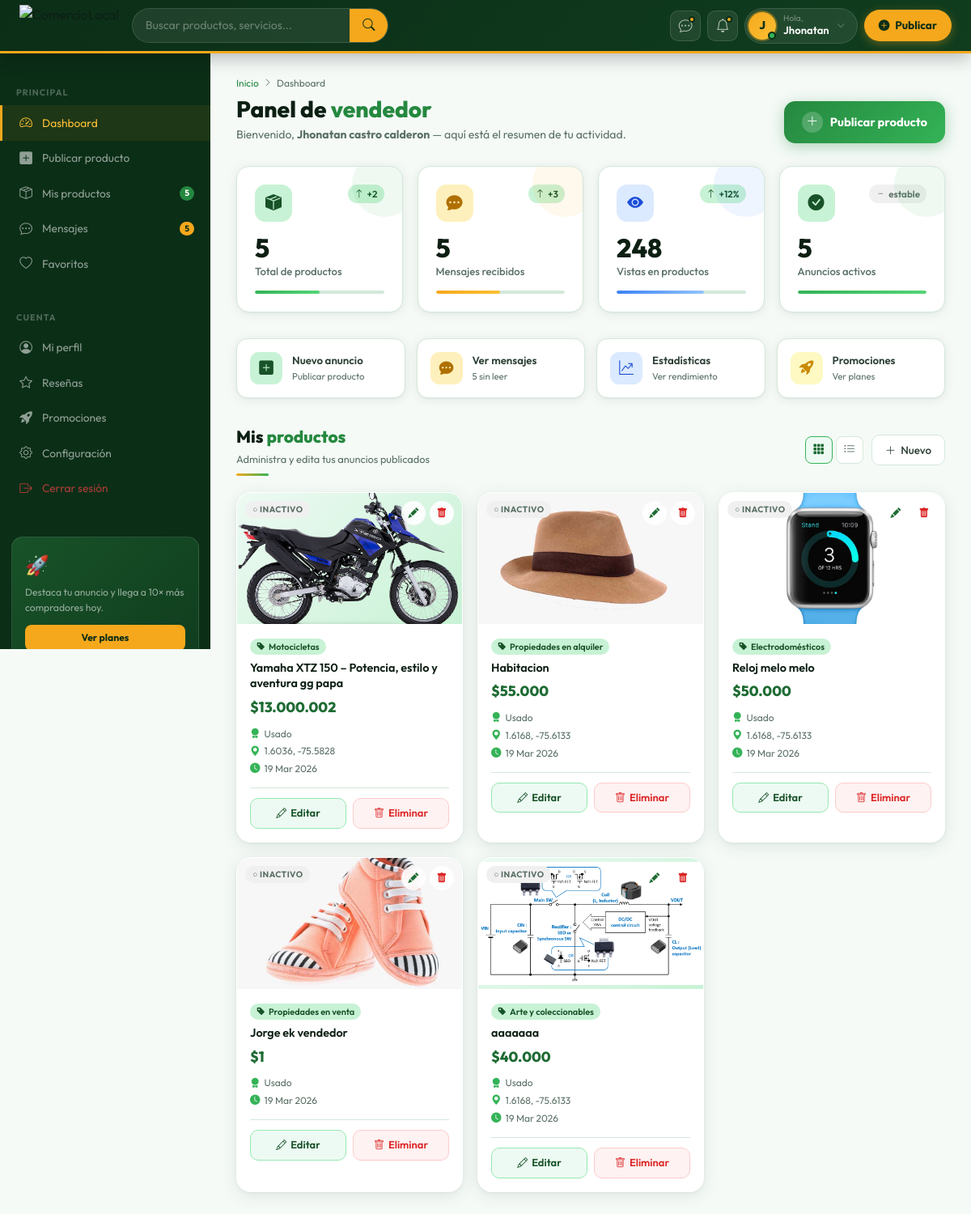
The page /src/app/dashboard.php (signed in) on the database its author committed.
### tables this page shows
CREATE TABLE `products` (
  `id` int NOT NULL AUTO_INCREMENT,
  `title` varchar(150) DEFAULT NULL,
  `price` decimal(10,2) DEFAULT NULL,
  `description` text,
  `category_id` int DEFAULT NULL,
  `status` enum('disponible','vendido') DEFAULT NULL,
  `longitude` decimal(11,7) DEFAULT NULL,
  `latitude` decimal(10,7) DEFAULT NULL,
  `condition_type` enum('nuevo','usado','reacondicionado') NOT NULL,
  `user_id` int DEFAULT NULL,
  `created_at` timestamp NULL DEFAULT CURRENT_TIMESTAMP,
  `admin_status` enum('active','inactive','deleted') NOT NULL DEFAULT 'active',
  `updated_at` timestamp NULL DEFAULT NULL ON UPDATE CURRENT_TIMESTAMP,
  `promo_priority` tinyint unsigned NOT NULL DEFAULT '0' COMMENT '0=normal 1=basic 2=recommended 3=premium',
  PRIMARY KEY (`id`),
  KEY `category_id` (`category_id`),
  KEY `fk_user` (`user_id`),
  KEY `idx_admin_status` (`admin_status`,`status`),
  KEY `idx_created` (`created_at`),
  CONSTRAINT `fk_user` FOREIGN KEY (`user_id`) REFERENCES `users` (`id`) ON DELETE CASCADE,
  CONSTRAINT `products_ibfk_1` FOREIGN KEY (`category_id`) REFERENCES `categories` (`id`)
);

CREATE TABLE `product_images` (
  `id` int NOT NULL AUTO_INCREMENT,
  `product_id` int NOT NULL,
  `image_url` varchar(255) NOT NULL,
  PRIMARY KEY (`id`),
  KEY `product_id` (`product_id`),
  CONSTRAINT `product_images_ibfk_1` FOREIGN KEY (`product_id`) REFERENCES `products` (`id`) ON DELETE CASCADE
);

CREATE TABLE `categories` (
  `id` int NOT NULL AUTO_INCREMENT,
  `name` varchar(100) NOT NULL,
  PRIMARY KEY (`id`)
);

### src/app/dashboard.php (the view, shortened to what this page needs)
<?php require_once("../config/conexion.php"); ?>
<?php
$isLoggedIn = isset($_SESSION['user']);
$user       = $isLoggedIn ? $_SESSION['user'] : null;
$user_id    = $_SESSION['user']['id'];
$totalProducts = 0;
$activeListings = 0;
$sql_count = "SELECT COUNT(*) as total FROM products WHERE user_id = '$user_id'";
$r = mysqli_query($conn, $sql_count);
if ($r) {
  $row_c = mysqli_fetch_assoc($r);
  $totalProducts = $row_c['total'];
}
$sql_active = "SELECT COUNT(*) as total FROM products WHERE user_id = '$user_id' AND status = 1";
$r2 = mysqli_query($conn, $sql_active);
if ($r2) {
  $row_a = mysqli_fetch_assoc($r2);
  $activeListings = $row_a['total'];
}
?>
<!DOCTYPE html>
<html lang="es">
<head>
  <link rel="stylesheet" href="https://cdn.jsdelivr.net/npm/bootstrap-icons@1.11.3/font/bootstrap-icons.css">
  <link rel="stylesheet" href="../style/dashborad.css">
  <link rel="stylesheet" href="../output.css">
</head>
<body>
  <?php $basePath = '../'; include __DIR__ . '/../components/header.php'; ?>
  <div class="page-shell">
    <aside class="sidebar">
      <div class="sb-section-label">Principal</div>
      <a class="sb-link active" href="./dashboard.php"><i class="bi bi-speedometer2"></i> Dashboard</a>
      <a class="sb-link" href="./crear.php"><i class="bi bi-plus-square-fill"></i> Publicar producto</a>
      <a class="sb-link" href="./misProductos.php">
        <i class="bi bi-box-seam"></i> Mis productos
        <span class="sb-badge"><?php echo $totalProducts; ?></span>
      </a>
      <a class="sb-link" href="./chat.php">
        <i class="bi bi-chat-dots"></i> Mensajes
        <span class="sb-badge yellow">5</span>
      </a>
      <a class="sb-link" href="#"><i class="bi bi-heart"></i> Favoritos</a>
      <div class="sb-section-label">Cuenta</div>
      <a class="sb-link" href="./perfil.php"><i class="bi bi-person-circle"></i> Mi perfil</a>
      <a class="sb-link" href="#"><i class="bi bi-star"></i> Reseñas</a>
      <a class="sb-link" href="./promociones.php"><i class="bi bi-rocket-takeoff-fill"></i> Promociones</a>
      <a class="sb-link" href="#"><i class="bi bi-gear"></i> Configuración</a>
      <a class="sb-link" href="../controller/logout.php" style="color:rgba(239,68,68,.7);">
        <i class="bi bi-box-arrow-right"></i> Cerrar sesión
      </a>
      <div class="sb-promo">
        <div class="sb-promo-icon">🚀</div>
        <p>Destaca tu anuncio y llega a 10× más compradores hoy.</p>
        <a href="./promociones.php">Ver planes</a>
      </div>
    </aside>
    <main class="main-content">
      <div class="pg-header">
        <div>
          <div class="pg-breadcrumb">
            <a href="./inde.php">Inicio</a>
            <i class="bi bi-chevron-right" style="font-size:.65rem;"></i>
            <span>Dashboard</span>
          </div>
          <h1 class="pg-title">
            Panel de <span>vendedor</span>
          </h1>
          <p class="pg-subtitle">
            Bienvenido, <strong><?php echo htmlspecialchars($user['full_name']); ?></strong> — aquí está el resumen de tu actividad.
          </p>
        </div>
        <a href="./crear.php" class="btn-publish-new">
          <div class="btn-icon"><i class="bi bi-plus-lg"></i></div>
          Publicar producto
        </a>
      </div>
      <div class="stats-grid">
        <div class="stat-card green-card">
          <div class="stat-top">
            <div class="stat-icon si-green"><i class="bi bi-box-seam-fill"></i></div>
            <div class="stat-trend trend-up"><i class="bi bi-arrow-up"></i> +2</div>
          </div>
          <div class="stat-value"><?php echo $totalProducts; ?></div>
          <div class="stat-label">Total de productos</div>
          <div class="stat-bar-wrap">
            <div class="stat-bar bar-green" style="width:<?php echo min($totalProducts * 10, 100); ?>%"></div>
          </div>
        </div>
        <div class="stat-card yellow-card">
          <div class="stat-top">
            <div class="stat-icon si-yellow"><i class="bi bi-chat-dots-fill"></i></div>
            <div class="stat-trend trend-up"><i class="bi bi-arrow-up"></i> +3</div>
          </div>
          <div class="stat-value">5</div>
          <div class="stat-label">Mensajes recibidos</div>
          <div class="stat-bar-wrap">
            <div class="stat-bar bar-yellow" style="width:50%"></div>
          </div>
        </div>
        <div class="stat-card blue-card">
          <div class="stat-top">
            <div class="stat-icon si-blue"><i class="bi bi-eye-fill"></i></div>
            <div class="stat-trend trend-up"><i class="bi bi-arrow-up"></i> +12%</div>
          </div>
          <div class="stat-value">248</div>
          <div class="stat-label">Vistas en productos</div>
          <div class="stat-bar-wrap">
            <div class="stat-bar bar-blue" style="width:68%"></div>
          </div>
        </div>
        <div class="stat-card green-card">
          <div class="stat-top">
            <div class="stat-icon si-green"><i class="bi bi-check-circle-fill"></i></div>
            <div class="stat-trend trend-flat"><i class="bi bi-dash"></i> estable</div>
          </div>
          <div class="stat-value"><?php echo $activeListings; ?></div>
          <div class="stat-label">Anuncios activos</div>
          <div class="stat-bar-wrap">
            <div class="stat-bar bar-green" style="width:<?php echo $totalProducts > 0 ? round($activeListings / $totalProducts * 100) : 0; ?>%"></div>
          </div>
        </div>
      </div>
      <div class="quick-row">
        <a href="./crear.php" class="quick-card">
          <div class="qc-icon" style="background:var(--g100);color:var(--g700);"><i class="bi bi-plus-square-fill"></i></div>
          <div>
            <div class="qc-label">Nuevo anuncio</div>
            <div class="qc-sub">Publicar producto</div>
          </div>
        </a>
        <a href="./chat.php" class="quick-card">
          <div class="qc-icon" style="background:var(--y100);color:var(--y600);"><i class="bi bi-chat-dots-fill"></i></div>
          <div>
            <div class="qc-label">Ver mensajes</div>
            <div class="qc-sub">5 sin leer</div>
          </div>
        </a>
        <a href="#" class="quick-card">
          <div class="qc-icon" style="background:#dbeafe;color:#1d4ed8;"><i class="bi bi-graph-up-arrow"></i></div>
          <div>
            <div class="qc-label">Estadísticas</div>
            <div class="qc-sub">Ver rendimiento</div>
          </div>
        </a>
        <a href="./promociones.php" class="quick-card">
          <div class="qc-icon" style="background:#fef9c3;color:#ca8a04;"><i class="bi bi-rocket-takeoff-fill"></i></div>
          <div>
            <div class="qc-label">Promociones</div>
            <div class="qc-sub">Ver planes</div>
          </div>
        </a>
      </div>
      <div class="section-block">
        <div class="section-head">
          <div class="section-head-left">
            <div class="section-title-main">Mis <span>productos</span></div>
            <div class="section-sub-txt">Administra y edita tus anuncios publicados</div>
            <div class="section-accent-line"></div>
          </div>
          <div class="section-head-actions">
            <div class="view-toggle">
              <button class="vt-btn active" title="Cuadrícula"><i class="bi bi-grid-3x3-gap-fill"></i></button>
              <button class="vt-btn" title="Lista"><i class="bi bi-list-ul"></i></button>
            </div>
            <a href="./crear.php" class="btn-outline"><i class="bi bi-plus-lg"></i> Nuevo</a>
          </div>
        </div>
        <div class="products-grid" id="productsGrid">
          <?php
          $sql = "SELECT p.*, c.name as category_name
                FROM products p
                LEFT JOIN categories c ON p.category_id = c.id
                WHERE p.user_id = '$user_id'
                ORDER BY p.id DESC";
          $result = mysqli_query($conn, $sql);
          if (mysqli_num_rows($result) === 0): ?>
            <div class="empty-state" style="grid-column:1/-1;">
              <div class="empty-icon"><i class="bi bi-box-seam"></i></div>
              <div class="empty-title">No tienes productos publicados aún</div>
              <div class="empty-sub">Publica tu primer anuncio y empieza a vender<br>en tu ciudad hoy mismo.</div>
              <a href="./crear.php" class="btn-publish-new" style="display:inline-flex;">
                <div class="btn-icon"><i class="bi bi-plus-lg"></i></div>
                Publicar primer producto
              </a>
            </div>
          <?php else: ?>
            <?php $card_i = 0;
            while ($row = mysqli_fetch_assoc($result)): $card_i++; ?>
              <div class="product-card" style="animation-delay:<?php echo $card_i * 0.07; ?>s;">
                <a href="./actions/detalleProducto.php?id=<?php echo $row['id']; ?>">
                  <div class="pc-img-slot">
                    <?php
                    $pid = $row['id'];
                    $img_q = "SELECT * FROM product_images WHERE product_id = '$pid' LIMIT 1";
                    $img_r = mysqli_query($conn, $img_q);
                    $img_row = mysqli_fetch_assoc($img_r);
                    if ($img_row): ?>
                      <img src="./productos/uploads/<?php echo htmlspecialchars($img_row['image_url']); ?>" alt="">
                    <?php else: ?>
                      <i class="bi bi-box-seam"></i>
                    <?php endif; ?>
                    <div class="pc-status-badge <?php echo ($row['status'] == 1) ? 'status-active' : 'status-inactive'; ?>">
                      <?php echo ($row['status'] == 1) ? '● Activo' : '○ Inactivo'; ?>
                    </div>
                    <div class="pc-actions-top">
                      <a href="./edit_product.php?id=<?php echo $row['id']; ?>" class="pc-action-btn edit" title="Editar">
                        <i class="bi bi-pencil-fill"></i>
                      </a>
                      <a href="./delete_product.php?id=<?php echo $row['id']; ?>" class="pc-action-btn del" title="Eliminar"
                        onclick="return confirm('¿Eliminar este producto?')">
                        <i class="bi bi-trash-fill"></i>
                      </a>
                    </div>
                  </div>
                  <div class="pc-body">
                    <?php if (!empty($row['category_name'])): ?>
                      <div class="pc-category"><i class="bi bi-tag-fill"></i><?php echo htmlspecialchars($row['category_name']); ?></div>
                    <?php endif; ?>
                    <div class="pc-title"><?php echo htmlspecialchars($row['title']); ?></div>
                    <div class="pc-price">$<?php echo number_format($row['price'], 0, ',', '.'); ?></div>
                    <div class="pc-meta">
                      <?php if (!empty($row['condition_type'])): ?>
                        <div class="pc-meta-row">
                          <i class="bi bi-award-fill"></i>
                          <?php echo $row['condition_type'] === 'new' ? 'Nuevo' : 'Usado'; ?>
                        </div>
                      <?php endif; ?>
                      <?php if (!empty($row['latitude']) && !empty($row['longitude'])): ?>
                        <div class="pc-meta-row">
                          <i class="bi bi-geo-alt-fill"></i>
                          <?php echo round($row['latitude'], 4); ?>, <?php echo round($row['longitude'], 4); ?>
                        </div>
                      <?php endif; ?>
                      <div class="pc-meta-row">
                        <i class="bi bi-clock-fill"></i>
                        <?php echo !empty($row['created_at']) ? date('d M Y', strtotime($row['created_at'])) : 'Publicado'; ?>
                      </div>
                    </div>
                    <div class="pc-footer">
                      <a href="./edit_product.php?id=<?php echo $row['id']; ?>" class="pc-btn pc-btn-edit">
                        <i class="bi bi-pencil"></i> Editar
                      </a>
                      <a href="./delete_product.php?id=<?php echo $row['id']; ?>" class="pc-btn pc-btn-del"
                        onclick="return confirm('¿Seguro que deseas eliminar este producto?')">
                        <i class="bi bi-trash"></i> Eliminar
                      </a>
                    </div>
                  </div>
                </a>
              </div>
            <?php endwhile; ?>
          <?php endif; ?>
        </div>
      </div>
</body>
</html>

### src/style/header.css (style rules this page uses)
:root { --header-bg: #0b2e17; --header-bg2: #103d1e; --header-accent: #f5a81c; --header-accent-hover: #fcc034; --header-text: #fff; --header-text-soft: rgba(255, 255, 255, 0.55); --header-border: rgba(255, 255, 255, 0.12); --header-glass: rgba(255, 255, 255, 0.08); --header-glass-hover: rgba(255, 255, 255, 0.16); --header-h: 66px; }

### rows shown on the page
products: product_images.image_url (picture), status "○ INACTIVO", category.name "Motocicletas", title "Yamaha XTZ 150 – Potencia, estilo y aventura gg papa", price "13.000.002", condition_type "nuevo" (drawn), latitude "1.6036", longitude "-75.5828", created_at "19 Mar 2026"
products: product_images.image_url (picture), status "○ INACTIVO", category.name "Propiedades en alquiler", title "Habitacion", price "55.000", condition_type "nuevo" (drawn), latitude "1.6168", longitude "-75.6133", created_at "19 Mar 2026"
products: product_images.image_url (picture), status "○ INACTIVO", category.name "Electrodomésticos", title "Reloj melo melo", price "50.000", condition_type "nuevo" (drawn), latitude "1.6168", longitude "-75.6133", created_at "19 Mar 2026"
products: product_images.image_url (picture), status "○ INACTIVO", category.name "Propiedades en venta", title "Jorge ek vendedor", price "1", condition_type "nuevo" (drawn), created_at "19 Mar 2026"
products: product_images.image_url (picture), status "○ INACTIVO", category.name "Arte y coleccionables", title "aaaaaaa", price "40.000", condition_type "nuevo" (drawn), latitude "1.6168", longitude "-75.6133", created_at "19 Mar 2026"

### other values the page prints
$userInitial "J"
$userName "Jhonatan"
$totalProducts "5"
$user['full_name'] "Jhonatan castro calderon"
$activeListings "5"
